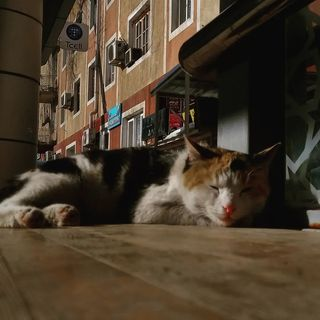
#> input picture openCV tutorial/Photos/cat_in_stop.jpg, 320 x 320 px
$ python image_transformation.py
#> lines starting #> are read from the running program, lines starting #| are printed output that depends on the picture
import cv2 as cv
import numpy as np
img = cv.imread('Photos/cat_in_stop.jpg')
#> img is the input picture: shape (320, 320, 3); mean B, G, R 44.2, 60.3, 73.3

cv.imshow('cat', img)

# Translation


def translate(img, x, y):
#> called with x = -100, y = 100
    transMat = np.float32([[1, 0, x], [0, 1, y]])
    dimensions = (img.shape[1], img.shape[0])
#> dimensions = (320, 320)
    return cv.warpAffine(img, transMat, dimensions)
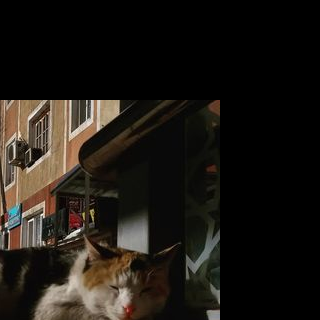
#> returned value: shape (320, 320, 3); mean of channels 0, 1, 2 20.2, 25.5, 29.8; drawn as B, G, R


"""
-x --> left
-y --> up
x --> right
y --> down
"""
translated = translate(img, -100, 100)
cv.imshow('tranlated', translated)


# Rotation
def rotate(img, angle, rotPoint=None):
#> called with angle = -90
    (height, width) = img.shape[:2]
#> height = 320; width = 320

    if rotPoint is None:
        rotPoint = (width//2, height//2)
#> rotPoint = (160, 160)

    rotMat = cv.getRotationMatrix2D(rotPoint, angle, 1)
    dimensions = (width, height)
#> dimensions = (320, 320)
    return cv.warpAffine(img, rotMat, dimensions)
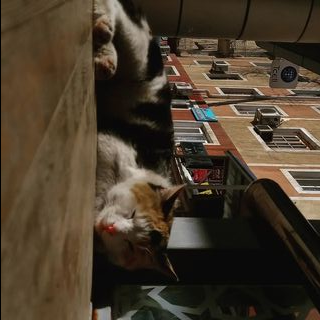
#> returned value: shape (320, 320, 3); mean of channels 0, 1, 2 44, 60.1, 73.1; drawn as B, G, R


rotated = rotate(img, -90)
cv.imshow('rotated', rotated)

# Resizing
resize = cv.resize(img, (500, 500), interpolation=cv.INTER_LINEAR)
cv.imshow('resized', resize)


# Flipping

"""
1 - over x axis
0 - over y axis
-1 - over x and axes
"""

flip_x = cv.flip(img, 1)
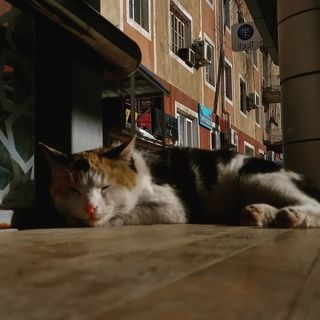
#> flip_x: shape (320, 320, 3); mean B, G, R 44.2, 60.3, 73.3
cv.imshow('x axis', flip_x)

flip_y = cv.flip(img, 0)
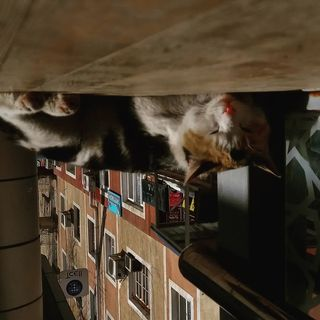
#> flip_y: shape (320, 320, 3); mean B, G, R 44.2, 60.3, 73.3
cv.imshow('y axis', flip_y)

flip_both = cv.flip(img, -1)
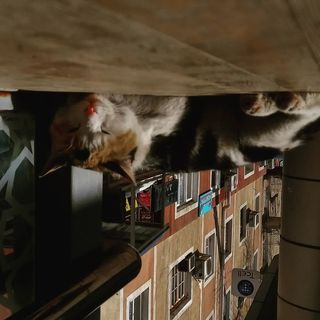
#> flip_both: shape (320, 320, 3); mean B, G, R 44.2, 60.3, 73.3
cv.imshow('x and y axes', flip_both)

# Cropping
cropped = img[100:200, 100:300]
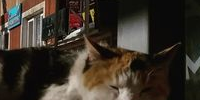
#> cropped: shape (100, 200, 3); mean B, G, R 41.7, 51.1, 59.5
cv.imshow('cropped', cropped)

cv.waitKey(0)

$ run again, with openCV tutorial/Photos/eagle.jpeg copied over openCV tutorial/Photos/cat_in_stop.jpg
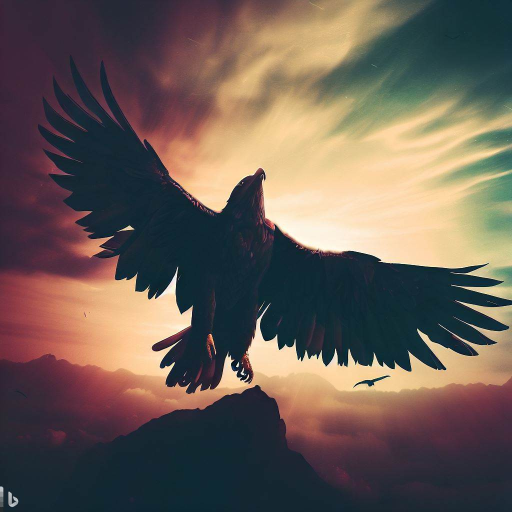
#> input picture openCV tutorial/Photos/eagle.jpeg, 1024 x 1024 px (shown at 1/2 size)
#> img is the input picture: shape (1024, 1024, 3); mean B, G, R 85.5, 93, 105.9
#> `flip_both = cv.flip(img, -1)`:
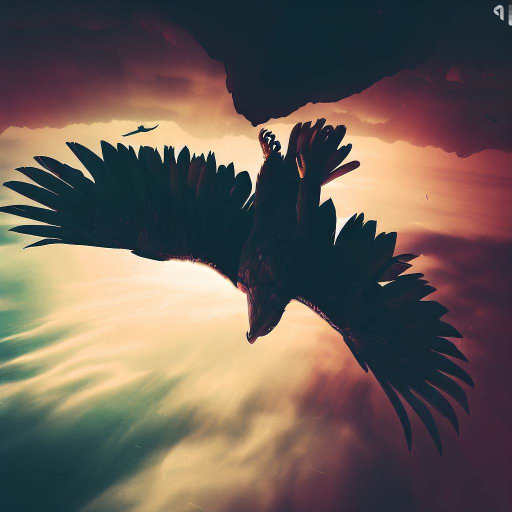
#> flip_both: shape (1024, 1024, 3) (shown at 1/2 size); mean B, G, R 85.5, 93, 105.9
#> `cropped = img[100:200, 100:300]`:
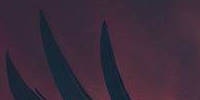
#> cropped: shape (100, 200, 3); mean B, G, R 59.2, 43.6, 59.4
